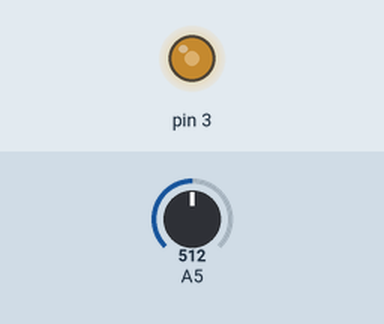
The sketch below on a simulated Arduino Uno, built with avr-gcc and run on an emulated ATmega328P. Parts: output pins drawn as LEDs (lit = HIGH). Inputs (shaded band) come from the test bench; at power-on: A5 = 512.

Above: at 1.2 s.
1.3 s: A5 set to 716
At 2.2 s:
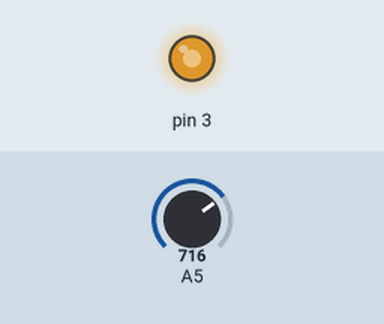
2.8 s: A5 set to 900
At 3.3 s:
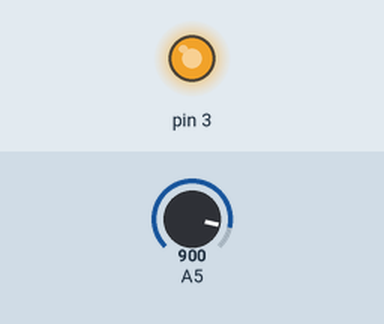
4.3 s: A5 set to 122
At 5.5 s:
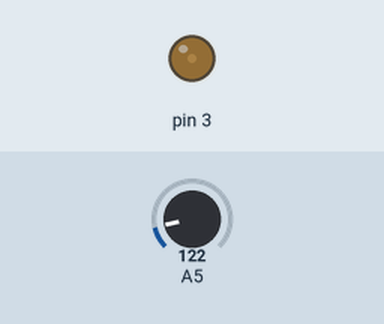
5.8 s: A5 set to 0
At 6.8 s:
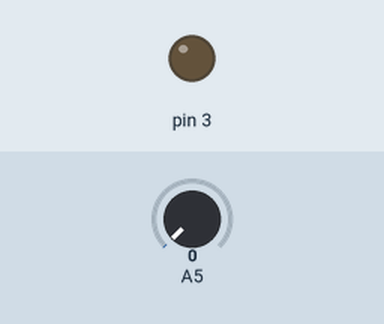
7.3 s: A5 set to 511
At 7.9 s:
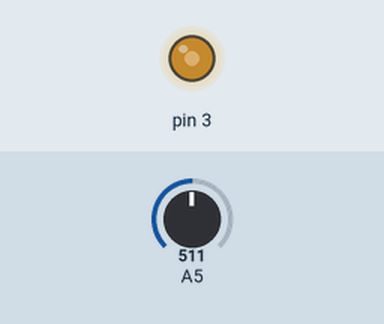
Timing chart, 0 to 9.8 s (numbered marks = the images above; inputs shaded):
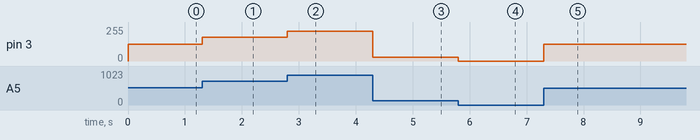

The sketch:

5.Potentiometer_controlled_LED.ino
```cpp
int LEDval;
int POTval;

void setup() {
  // put your setup code here, to run once:
pinMode(3,OUTPUT);
pinMode(A5,INPUT);
}

void loop() {
  // put your main code here, to run repeatedly:

POTval=analogRead(A5);
LEDval=(255./1023.)*POTval;
analogWrite(3,LEDval);

}
```

Measured:
- after the input at 1.3 s, pin 3: 127/255 → 178/255 at once
- after the input at 2.8 s, pin 3: 178/255 → 224/255 at once
- after the input at 4.3 s, pin 3: 224/255 → 30/255 at once
- after the input at 5.8 s, pin 3: 30/255 → 0/255 at once
- after the input at 7.3 s, pin 3: 0/255 → 127/255 at once
